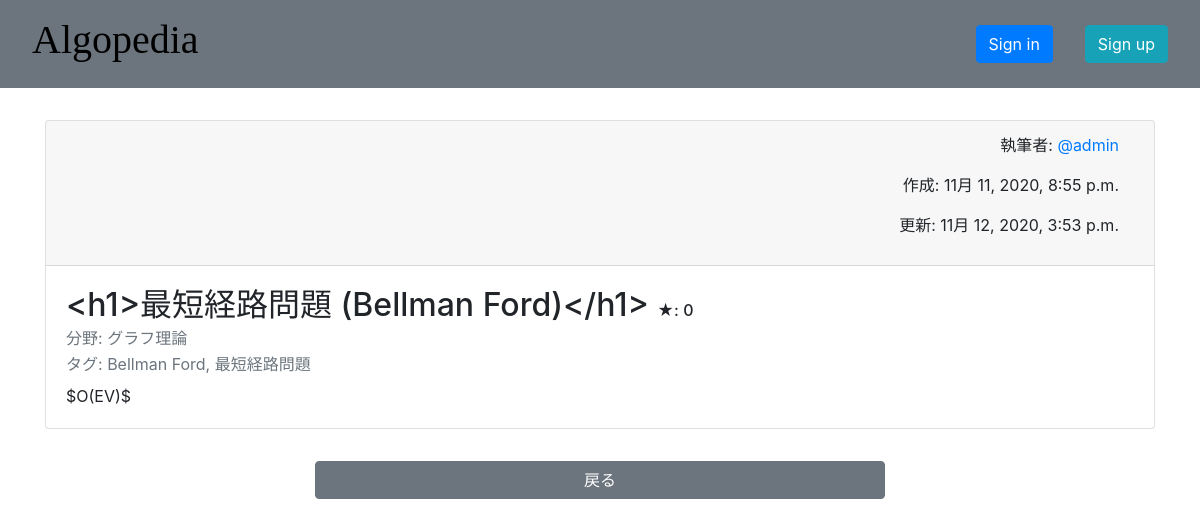
The page /article/25 on the database its author committed.
### cms/models.py (models this page shows, shortened)
class Article(models.Model):
    article_id = models.AutoField(primary_key=True)
    title = models.CharField(max_length=50)
    content = models.TextField()
    fav_num = models.PositiveIntegerField(default=0)
    created_at = models.DateTimeField(auto_now_add=True)
    updated_at = models.DateTimeField(auto_now_add=True)
    class Meta:
        verbose_name_plural = "記事"
    def get_tags(self):
        return Tag.objects.filter(articletags__article=self).distinct()
    def get_tag_names(self):
        return self.get_tags().values_list('tag', flat=True)

class Author(models.Model):
    article = models.OneToOneField(Article, on_delete=models.CASCADE, primary_key=True, db_index=True)
    user = models.ForeignKey(to='users.User', on_delete=models.DO_NOTHING, db_index=True)
    class Meta:
        verbose_name_plural = "執筆者"

class ArticleCategory(models.Model):
    article = models.OneToOneField(Article, on_delete=models.CASCADE, primary_key=True, db_index=True)
    category = models.ForeignKey(Category, on_delete=models.DO_NOTHING, db_index=False)
    class Meta:
        verbose_name_plural = "記事分類"

class Category(models.Model):
    category = models.CharField(max_length=15, primary_key=True)
    article_num = models.PositiveIntegerField(default=0)
    class Meta:
        verbose_name_plural = "カテゴリ"

### users/models.py (models this page shows, shortened)
class User(AbstractBaseUser, PermissionsMixin):
    username_validator = UnicodeUsernameValidator()
    username = models.CharField(
        _('username'),
        max_length=150,
        unique=True,
        help_text=_('Required. 150 characters or fewer. Letters, digits and @/./+/-/_ only.'),
        validators=[username_validator],
        error_messages={
            'unique': _("A user with that username already exists."),
        },
    )
    is_staff = models.BooleanField(
        _('staff status'),
        default=False,
        help_text=_('Designates whether the user can log into this admin site.'),
    )
    is_active = models.BooleanField(
        _('active'),
        default=True,
        help_text=_(
            'Designates whether this user should be treated as active. '
            'Unselect this instead of deleting accounts.'
        ),
    )
    date_joined = models.DateTimeField(_('date joined'), default=timezone.now)
    objects = UserManager()
    USERNAME_FIELD = 'username'
    REQUIRED_FIELD = []
    class Meta:
        verbose_name = _('user')
        verbose_name_plural = _('users')
    @staticmethod
    def exists(user_id):
        return User.get_or_none(user_id) is not None

### cms/views.py (the view)
# urls.py: path('article/<int:article_id>', views.article_view, name='article_view'),
def article_view(request, article_id):
    article = get_object_or_404(Article, pk=article_id)
    user: User = request.user
    if user.is_authenticated:
        ReadingHistory.objects.update_or_create(article=article, user=user)
        fav = Favorite.exists(article=article, user=user)
    else:
        fav = False
    context = {
        'article': article,
        'fav': fav,
    }
    return render(request, 'cms/pages/article.html', context)

### templates/cms/pages/article.html (shortened to what this page needs)
{% extends "cms/pages/base.html" %}
{% block content %}
    <div class="card mtb">
        <div class="card-header">
            <div class="container">
                <p class="text-right">執筆者:
                    <a href="{% url "cms:user_page" article.author.user.id %}">@{{ article.author.user }}</a>
                </p>
                <p class="text-right">作成: {{ article.created_at }}</p>
                <p class="text-right">更新: {{ article.updated_at }}</p>
            </div>
        </div>
        <div class="card-body">
            <div class="row justify-content-between">
                <div class="col-md-10">
                    <h2>{{ article.title }}
                        <span id="{{ htmls.fav.id.info }}">{% include "cms/components/fav.html" %}</span>
                    </h2>
                </div>
                <div class="col-md-2" style="padding-left: 0; padding-right: 0">
                </div>
            </div>
            <div class="row card-subtitle text-sm text-muted container mb-2">
                分野: {{ article.articlecategory.category.category }}
            </div>
            <div class="row card-subtitle text-sm text-muted container mb-2">
                タグ:
                {% for tag_name in article.get_tag_names %}
                    {{ tag_name }}{% if not forloop.last %}, {% endif %}
                {% endfor %}
            </div>
            {{ article.content }}
        </div>
    </div>
    <div class="form-group row justify-content-center mtb">
        <button type="button"
                class="col-md-6 btn btn-secondary"
                onclick="history.go(-1);">
            戻る
        </button>
    </div>
{% endblock %}

### templates/cms/components/fav.html (shortened to what this page needs)
<span style="font-size: 0.5em">★: {{ article.fav_num }}</span>

### cms/static/cms/css/custom.css (style rules this page uses)
.mtb { margin-top: 2em !important; margin-bottom: 2em !important; }

### rows shown on the page
Article: author.user "admin", created_at "11月 11, 2020, 8:55 p.m.", updated_at "11月 12, 2020, 3:53 p.m.", title "<h1>最短経路問題 (Bellman Ford)</h1>", fav_num "0", articlecategory.category.category "グラフ理論", content "$O(EV)$"

### other values the page prints
{{ tag_name }} "Bellman Ford" "最短経路問題"
